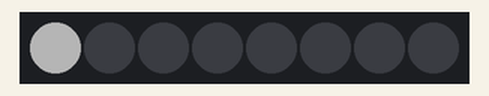
Simulated run of this program. Board: pyboard running MicroPython. On the bench: 8 RGB LEDs in strip order, left to right. Dim RGB values are drawn brighter than linear. At 2.6 s the program stops and its outputs stay as they are.

Above: at 0.01 s.
At 0.61 s:
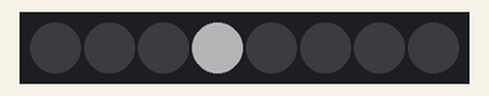
At 1.22 s:
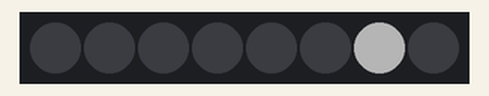
At 1.87 s:
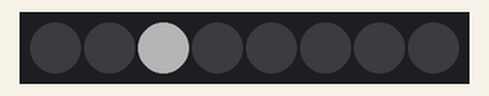
At 2.58 s:
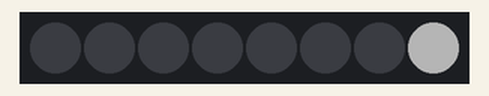
Timing chart, 0 to 4.1 s (numbered marks = the images above):
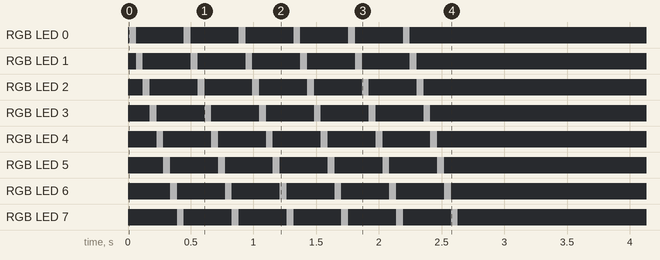

The program:

upython-neopixels.py
```python
# driver for Adafruit neo pixels (WS2812 chip)
import pyb

class NeoPixel:
    def __init__(self, spi, n):
        spi.init(spi.MASTER, baudrate=2625000)
        spi.send(0)
        self.spi = spi
        self.buf = bytearray(9 * n + 1)
        self.clear()

    def __len__(self):
        return (len(self.buf) - 1) // 9

    def __setitem__(self, idx, val):
        idx *= 9
        self.fillword(idx, val[1]) # green
        self.fillword(idx + 3, val[0]) # red
        self.fillword(idx + 6, val[2]) # blue

    def clear(self):
        for i in range(len(self)):
            self[i] = (0, 0, 0)

    def send(self):
        self.spi.send(self.buf)

    def fillword(self, idx, val):
        expval = 0
        for i in range(8):
            expval <<= 3
            if val & 0x80:
                expval |= 0b110
            else:
                expval |= 0b100
            val <<= 1
        self.buf[idx] = expval >> 16
        self.buf[idx + 1] = expval >> 8
        self.buf[idx + 2] = expval

# create a driver on SPI(1) with 8 pixels
ws = NeoPixel(pyb.SPI(1), 8)

# scroll one white pixel
for i in range(48):
    ws.clear()
    ws[i % len(ws)] = (64, 64, 64)
    ws.send()
    pyb.delay(50)

# turn all pixels off
ws.clear()
ws.send()
```

Measured:
- by itself, RGB LED 0–7: alternates RGB(64, 64, 64) for 0.05 s and off for 0.38 s, 12 changes in all, then stays off
